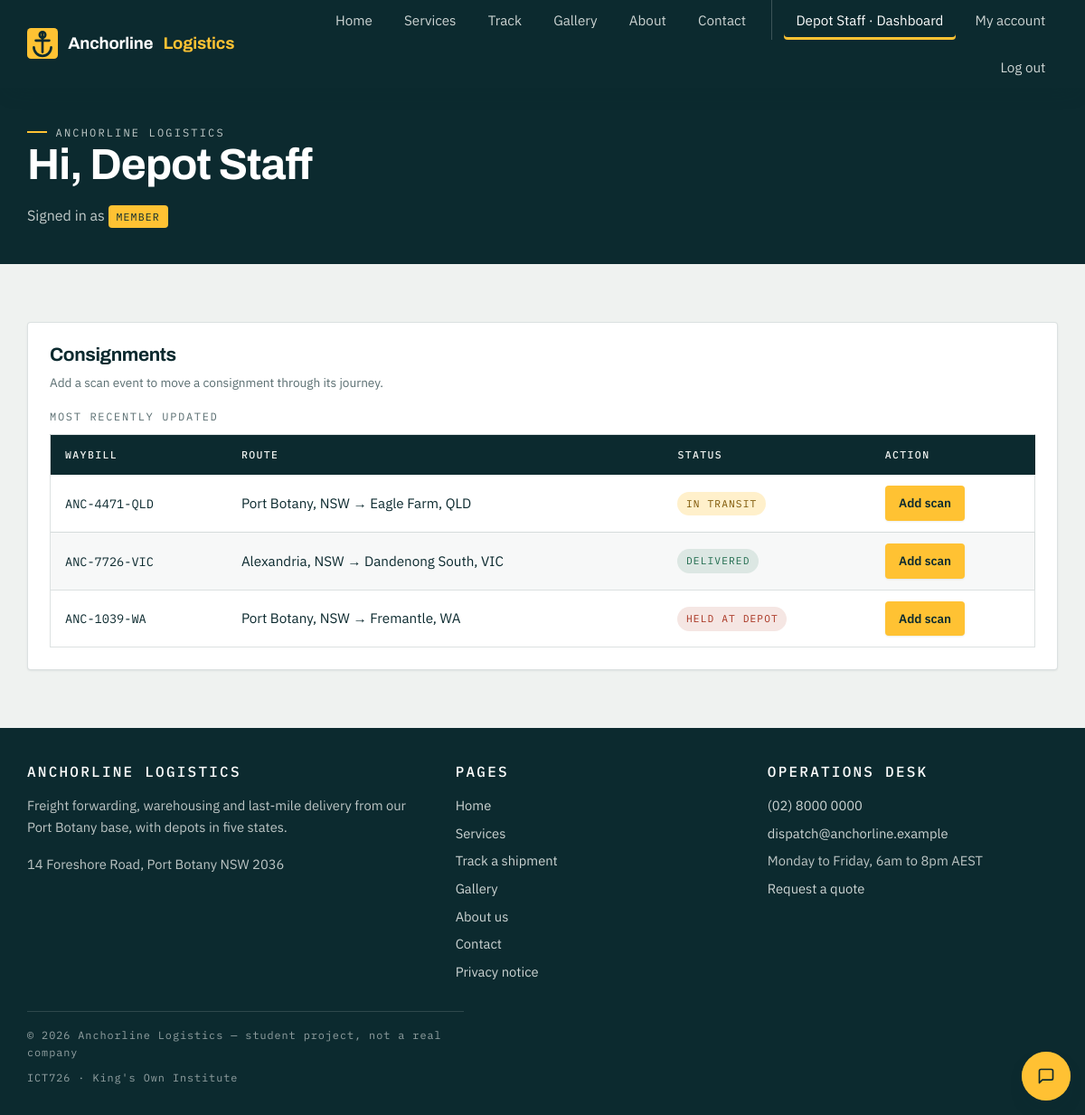
The app's page /dashboard.php (signed in) with its own data.
### tables this page shows
CREATE TABLE consignments (
    id           INT UNSIGNED AUTO_INCREMENT PRIMARY KEY,
    waybill      VARCHAR(20)  NOT NULL UNIQUE,    
    sender_name  VARCHAR(100) NOT NULL,
    receiver_name VARCHAR(100) NOT NULL,
    origin       VARCHAR(100) NOT NULL,
    destination  VARCHAR(100) NOT NULL,
    service_type ENUM('road', 'warehouse', 'cold', 'international') NOT NULL,
    status       ENUM('booked', 'collected', 'in_transit', 'held', 'delivered') NOT NULL DEFAULT 'booked',
    eta          VARCHAR(60)  NULL,               
    created_by   INT UNSIGNED NULL,
    created_at   TIMESTAMP NOT NULL DEFAULT CURRENT_TIMESTAMP,
    updated_at   TIMESTAMP NOT NULL DEFAULT CURRENT_TIMESTAMP ON UPDATE CURRENT_TIMESTAMP,
    CONSTRAINT fk_consignments_created_by FOREIGN KEY (created_by) REFERENCES users(id) ON DELETE SET NULL
);

### includes/auth.php (called while the page is built, shortened)
<?php
function current_user()
{
    return $_SESSION['user'] ?? null;
}

### includes/functions.php (called while the page is built, shortened)
<?php
function e($value)
{
    return htmlspecialchars((string) $value, ENT_QUOTES, 'UTF-8');
}
function label_for($map, $key)
{
    return $map[$key] ?? $key;
}

### dashboard.php (the view, shortened to what this page needs)
<?php
require_once __DIR__ . '/config.php';
$user = current_user();
if ($user['role'] === 'normal') {
    $stmt = $pdo->prepare('SELECT * FROM enquiries WHERE user_id = ? ORDER BY created_at DESC');
    $stmt->execute([$user['id']]);
    $myEnquiries = $stmt->fetchAll();
} elseif ($user['role'] === 'member') {
    $consignments = $pdo->query(
        'SELECT * FROM consignments ORDER BY updated_at DESC LIMIT 20'
    )->fetchAll();
} elseif ($user['role'] === 'admin') {
    $counts = [
        'users'        => (int) $pdo->query('SELECT COUNT(*) c FROM users')->fetch()['c'],
        'consignments' => (int) $pdo->query('SELECT COUNT(*) c FROM consignments')->fetch()['c'],
        'enquiries'    => (int) $pdo->query('SELECT COUNT(*) c FROM enquiries WHERE status = \'new\'')->fetch()['c'],
    ];
}
require ROOT_PATH . '/includes/header.php';
?>
    <section class="page-head">
      <div class="wrap">
        <p class="eyebrow">Anchorline Logistics</p>
        <h1>Hi, <?php echo e($user['name']); ?></h1>
        <p>Signed in as <span class="role-pill"><?php echo e($user['role']); ?></span></p>
      </div>
    </section>
    <section class="section">
      <div class="wrap">
        <?php if ($user['role'] === 'normal'): ?>
        <div class="dashboard-card">
          <h2>Track a shipment</h2>
          <p>Look up any waybill, no account needed.</p>
          <a class="btn btn--primary" href="<?php echo e(BASE_URL); ?>/track.php">Go to tracker</a>
        </div>
        <div class="dashboard-card">
          <h2>Your enquiries</h2>
          <?php if (!$myEnquiries): ?>
          <p class="hint">You have not submitted an enquiry yet. <a href="<?php echo e(BASE_URL); ?>/contact.php">Send one now.</a></p>
          <?php else: ?>
          <div class="table-scroll">
            <table class="manifest">
              <caption>Submitted by you</caption>
              <thead>
                <tr><th scope="col">Date</th><th scope="col">Service</th><th scope="col">Message</th><th scope="col">Status</th></tr>
              </thead>
              <tbody>
                <?php foreach ($myEnquiries as $enq): ?>
                <tr>
                  <td><?php echo e(date('d M Y', strtotime($enq['created_at']))); ?></td>
                  <td><?php echo e(label_for(SERVICE_LABELS, $enq['service'])); ?></td>
                  <td><?php echo e(mb_strimwidth($enq['message'], 0, 60, '…')); ?></td>
                  <td><span class="badge badge--<?php echo e($enq['status']); ?>"><?php echo e(label_for(ENQUIRY_STATUS_LABELS, $enq['status'])); ?></span></td>
                </tr>
                <?php endforeach; ?>
              </tbody>
            </table>
          </div>
          <?php endif; ?>
        </div>
        <?php elseif ($user['role'] === 'member'): ?>
        <div class="dashboard-card">
          <h2>Consignments</h2>
          <p class="hint">Add a scan event to move a consignment through its journey.</p>
          <div class="table-scroll mt-2">
            <table class="manifest">
              <caption>Most recently updated</caption>
              <thead>
                <tr><th scope="col">Waybill</th><th scope="col">Route</th><th scope="col">Status</th><th scope="col">Action</th></tr>
              </thead>
              <tbody>
                <?php foreach ($consignments as $c): ?>
                <tr>
                  <td><code><?php echo e($c['waybill']); ?></code></td>
                  <td><?php echo e($c['origin']); ?> &rarr; <?php echo e($c['destination']); ?></td>
                  <td><span class="badge badge--<?php echo e($c['status']); ?>"><?php echo e(label_for(CONSIGNMENT_STATUS_LABELS, $c['status'])); ?></span></td>
                  <td><a class="btn btn--primary btn--sm" href="<?php echo e(BASE_URL); ?>/member/scan.php?consignment_id=<?php echo (int) $c['id']; ?>">Add scan</a></td>
                </tr>
                <?php endforeach; ?>
              </tbody>
            </table>
          </div>
        </div>
        <?php endif; ?>
      </div>
    </section>
<?php require ROOT_PATH . '/includes/footer.php'; ?>

### css/style.css (style rules this page uses)
:root { --ink: #0c2a2f; --ink-soft: #123a41; --steel: #5a6e71; --paper: #eff2f0; --white: #ffffff; --signal: #ffc233; --lane: #145661; --lane-bright:#1f7a8c; --alert: #a8321f; --ok: #1f6b4d; --font-display: "Archivo", "Helvetica Neue", Arial, sans-serif; --font-body: "IBM Plex Sans", "Segoe UI", Arial, sans-serif; --font-mono: "IBM Plex Mono", "Courier New", monospace; --space-1: 0.5rem; --space-2: 1rem; --space-3: 1.5rem; --space-4: 2.5rem; --space-5: 4rem; --space-6: 6rem; --radius: 4px; --hairline: 1px solid rgba(12, 42, 47, 0.14); --shadow-sm: 0 1px 2px rgba(12, 42, 47, 0.08); --shadow-md: 0 10px 24px -12px rgba(12, 42, 47, 0.35); --shadow-lg: 0 24px 48px -20px rgba(12, 42, 47, 0.45); --ease: cubic-bezier(0.2, 0.7, 0.3, 1); }
*, *::before, *::after { box-sizing: border-box; }
html { scroll-behavior: smooth; }
body { margin: 0; background: var(--paper); color: var(--ink); font-family: var(--font-body); font-size: 1rem; line-height: 1.65; -webkit-font-smoothing: antialiased; }
h1, h2, h3, h4 { font-family: var(--font-display); font-weight: 700; line-height: 1.1; letter-spacing: -0.02em; margin: 0 0 var(--space-2); }
h1 { font-size: clamp(2.4rem, 6vw, 4rem); }
h2 { font-size: clamp(1.8rem, 3.6vw, 2.6rem); }
p { margin: 0 0 var(--space-2); max-width: 68ch; }
a { color: var(--lane); text-decoration-thickness: 1px; text-underline-offset: 3px; transition: color 0.2s var(--ease); }
.wrap { width: min(100% - 2.5rem, 1140px); margin-inline: auto; }
.section { padding-block: var(--space-5); }
.eyebrow { font-family: var(--font-mono); font-size: 0.75rem; letter-spacing: 0.18em; text-transform: uppercase; color: var(--lane); margin: 0 0 var(--space-1); display: flex; align-items: center; gap: 0.6rem; }
.eyebrow::before { content: ""; width: 22px; height: 2px; background: var(--signal); }
.mt-2 { margin-top: var(--space-2); }
.hint { display: block; font-size: 0.85rem; color: var(--steel); }
.btn { display: inline-block; font-family: var(--font-body); font-weight: 600; font-size: 0.95rem; padding: 0.8rem 1.5rem; border-radius: var(--radius); border: 1px solid transparent; cursor: pointer; text-decoration: none; transition: transform 0.18s var(--ease), background 0.2s var(--ease), box-shadow 0.2s var(--ease); }
.btn--primary { background: var(--signal); color: var(--ink); box-shadow: var(--shadow-sm); }
.table-scroll { overflow-x: auto; }
table.manifest { width: 100%; border-collapse: collapse; background: var(--white); border: var(--hairline); border-radius: var(--radius); font-size: 0.95rem; }
.manifest caption { text-align: left; font-family: var(--font-mono); font-size: 0.75rem; letter-spacing: 0.14em; text-transform: uppercase; color: var(--steel); padding-bottom: 0.6rem; }
.manifest th, .manifest td { text-align: left; padding: 0.75rem 1rem; border-bottom: var(--hairline); }
.manifest thead th { background: var(--ink); color: var(--paper); font-family: var(--font-mono); font-size: 0.72rem; letter-spacing: 0.12em; text-transform: uppercase; font-weight: 500; }
.manifest tbody tr:nth-child(even) { background: rgba(12, 42, 47, 0.03); }
.manifest td code { font-family: var(--font-mono); font-size: 0.85rem; }
.page-head { background: var(--ink); color: var(--paper); padding-block: var(--space-4); }
.page-head h1 { color: var(--white); font-size: clamp(2rem, 4.5vw, 3rem); }
.page-head p { color: rgba(239, 242, 240, 0.8); margin-bottom: 0; }
.badge { display: inline-block; font-family: var(--font-mono); font-size: 0.7rem; letter-spacing: 0.1em; text-transform: uppercase; padding: 0.25rem 0.6rem; border-radius: 999px; background: rgba(90, 110, 113, 0.16); color: var(--steel); }
.badge--in_transit { background: rgba(255, 194, 51, 0.25); color: #7a5300; }
.badge--held { background: rgba(168, 50, 31, 0.12); color: var(--alert); }
.badge--delivered { background: rgba(31, 107, 77, 0.12); color: var(--ok); }
.btn--sm { padding: 0.45rem 0.9rem; font-size: 0.85rem; }
.dashboard-card { background: var(--white); border: var(--hairline); border-radius: var(--radius); padding: var(--space-3); box-shadow: var(--shadow-sm); }
.dashboard-card h2 { font-size: 1.3rem; margin-bottom: 0.5rem; }
.role-pill { display: inline-block; font-family: var(--font-mono); font-size: 0.72rem; letter-spacing: 0.1em; text-transform: uppercase; padding: 0.2rem 0.55rem; border-radius: var(--radius); background: var(--signal); color: var(--ink); }

### records on screen
consignments: waybill "ANC-4471-QLD", origin "Port Botany, NSW", destination "Eagle Farm, QLD", status "IN TRANSIT"
consignments: waybill "ANC-7726-VIC", origin "Alexandria, NSW", destination "Dandenong South, VIC", status "DELIVERED"
consignments: waybill "ANC-1039-WA", origin "Port Botany, NSW", destination "Fremantle, WA", status "HELD AT DEPOT"

### other values on screen
$label "Home"
$label "Services"
$label "Track"
$label "Gallery"
$label "About"
$label "Contact"
$user['name'] "Depot Staff"
$user['role'] "MEMBER"
